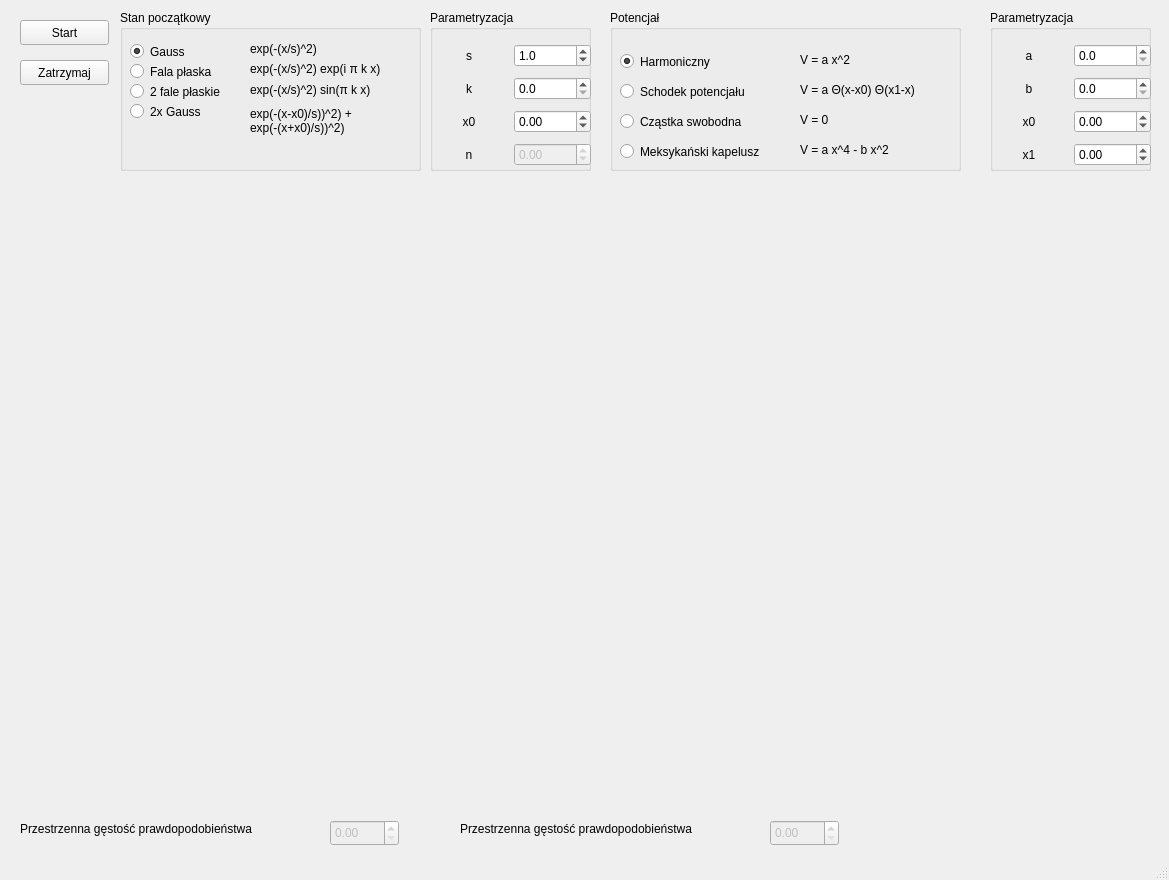
<?xml version="1.0" encoding="UTF-8"?>
<ui version="4.0">
 <class>MainWindow</class>
 <widget class="QMainWindow" name="MainWindow">
  <property name="enabled">
   <bool>true</bool>
  </property>
  <property name="geometry">
   <rect>
    <x>0</x>
    <y>0</y>
    <width>1169</width>
    <height>880</height>
   </rect>
  </property>
  <property name="windowTitle">
   <string>MainWindow</string>
  </property>
  <widget class="QWidget" name="centralwidget">
   <widget class="QCustomPlot" name="dens_plot" native="true">
    <property name="geometry">
     <rect>
      <x>20</x>
      <y>340</y>
      <width>1131</width>
      <height>151</height>
     </rect>
    </property>
   </widget>
   <widget class="QPushButton" name="startButton">
    <property name="geometry">
     <rect>
      <x>20</x>
      <y>20</y>
      <width>89</width>
      <height>25</height>
     </rect>
    </property>
    <property name="text">
     <string>Start</string>
    </property>
   </widget>
   <widget class="QPushButton" name="stopButton">
    <property name="geometry">
     <rect>
      <x>20</x>
      <y>60</y>
      <width>89</width>
      <height>25</height>
     </rect>
    </property>
    <property name="text">
     <string>Zatrzymaj</string>
    </property>
   </widget>
   <widget class="QCustomPlot" name="re_plot" native="true">
    <property name="geometry">
     <rect>
      <x>20</x>
      <y>180</y>
      <width>1131</width>
      <height>151</height>
     </rect>
    </property>
   </widget>
   <widget class="QCustomPlot" name="energy_plot" native="true">
    <property name="geometry">
     <rect>
      <x>20</x>
      <y>500</y>
      <width>1131</width>
      <height>151</height>
     </rect>
    </property>
   </widget>
   <widget class="QGroupBox" name="groupBox">
    <property name="geometry">
     <rect>
      <x>610</x>
      <y>10</y>
      <width>351</width>
      <height>161</height>
     </rect>
    </property>
    <property name="title">
     <string>Potencjał</string>
    </property>
    <widget class="QRadioButton" name="harmonic_potential">
     <property name="geometry">
      <rect>
       <x>10</x>
       <y>40</y>
       <width>321</width>
       <height>23</height>
      </rect>
     </property>
     <property name="text">
      <string>Harmoniczny</string>
     </property>
     <property name="checked">
      <bool>true</bool>
     </property>
    </widget>
    <widget class="QRadioButton" name="step_potential">
     <property name="geometry">
      <rect>
       <x>10</x>
       <y>70</y>
       <width>321</width>
       <height>23</height>
      </rect>
     </property>
     <property name="text">
      <string>Schodek potencjału</string>
     </property>
    </widget>
    <widget class="QRadioButton" name="free_particle_potential">
     <property name="geometry">
      <rect>
       <x>10</x>
       <y>100</y>
       <width>321</width>
       <height>23</height>
      </rect>
     </property>
     <property name="text">
      <string>Cząstka swobodna</string>
     </property>
    </widget>
    <widget class="QRadioButton" name="mexican_hat_potential">
     <property name="geometry">
      <rect>
       <x>10</x>
       <y>130</y>
       <width>321</width>
       <height>23</height>
      </rect>
     </property>
     <property name="text">
      <string>Meksykański kapelusz </string>
     </property>
    </widget>
    <widget class="QLabel" name="label">
     <property name="geometry">
      <rect>
       <x>190</x>
       <y>130</y>
       <width>131</width>
       <height>20</height>
      </rect>
     </property>
     <property name="text">
      <string>V = a x^4 - b x^2</string>
     </property>
    </widget>
    <widget class="QLabel" name="label_3">
     <property name="geometry">
      <rect>
       <x>190</x>
       <y>100</y>
       <width>131</width>
       <height>20</height>
      </rect>
     </property>
     <property name="text">
      <string>V = 0</string>
     </property>
    </widget>
    <widget class="QLabel" name="label_4">
     <property name="geometry">
      <rect>
       <x>190</x>
       <y>70</y>
       <width>161</width>
       <height>20</height>
      </rect>
     </property>
     <property name="text">
      <string>V = a Θ(x-x0) Θ(x1-x)</string>
     </property>
    </widget>
    <widget class="QLabel" name="label_5">
     <property name="geometry">
      <rect>
       <x>190</x>
       <y>40</y>
       <width>131</width>
       <height>20</height>
      </rect>
     </property>
     <property name="text">
      <string>V = a x^2</string>
     </property>
    </widget>
   </widget>
   <widget class="QGroupBox" name="groupBox_2">
    <property name="geometry">
     <rect>
      <x>120</x>
      <y>10</y>
      <width>301</width>
      <height>161</height>
     </rect>
    </property>
    <property name="title">
     <string>Stan początkowy</string>
    </property>
    <widget class="QRadioButton" name="gauss">
     <property name="geometry">
      <rect>
       <x>10</x>
       <y>30</y>
       <width>112</width>
       <height>23</height>
      </rect>
     </property>
     <property name="text">
      <string>Gauss</string>
     </property>
     <property name="checked">
      <bool>true</bool>
     </property>
    </widget>
    <widget class="QRadioButton" name="gauss_sine">
     <property name="geometry">
      <rect>
       <x>10</x>
       <y>70</y>
       <width>161</width>
       <height>23</height>
      </rect>
     </property>
     <property name="text">
      <string>2 fale płaskie</string>
     </property>
    </widget>
    <widget class="QRadioButton" name="gauss_planewave">
     <property name="geometry">
      <rect>
       <x>10</x>
       <y>50</y>
       <width>151</width>
       <height>23</height>
      </rect>
     </property>
     <property name="text">
      <string>Fala płaska</string>
     </property>
    </widget>
    <widget class="QRadioButton" name="gauss_pair">
     <property name="geometry">
      <rect>
       <x>10</x>
       <y>90</y>
       <width>181</width>
       <height>23</height>
      </rect>
     </property>
     <property name="text">
      <string>2x Gauss</string>
     </property>
    </widget>
    <widget class="QLabel" name="label_13">
     <property name="geometry">
      <rect>
       <x>130</x>
       <y>30</y>
       <width>151</width>
       <height>17</height>
      </rect>
     </property>
     <property name="text">
      <string>exp(-(x/s)^2)</string>
     </property>
    </widget>
    <widget class="QLabel" name="label_14">
     <property name="geometry">
      <rect>
       <x>130</x>
       <y>50</y>
       <width>161</width>
       <height>17</height>
      </rect>
     </property>
     <property name="text">
      <string>exp(-(x/s)^2) exp(i π k x)</string>
     </property>
    </widget>
    <widget class="QLabel" name="label_15">
     <property name="geometry">
      <rect>
       <x>130</x>
       <y>70</y>
       <width>151</width>
       <height>20</height>
      </rect>
     </property>
     <property name="text">
      <string>exp(-(x/s)^2) sin(π k x)</string>
     </property>
    </widget>
    <widget class="QLabel" name="label_16">
     <property name="geometry">
      <rect>
       <x>130</x>
       <y>90</y>
       <width>161</width>
       <height>41</height>
      </rect>
     </property>
     <property name="text">
      <string>exp(-(x-x0)/s))^2) +
exp(-(x+x0)/s))^2)</string>
     </property>
    </widget>
   </widget>
   <widget class="QCustomPlot" name="fourier_plot" native="true">
    <property name="geometry">
     <rect>
      <x>20</x>
      <y>660</y>
      <width>1131</width>
      <height>151</height>
     </rect>
    </property>
   </widget>
   <widget class="QGroupBox" name="groupBox_3">
    <property name="geometry">
     <rect>
      <x>990</x>
      <y>10</y>
      <width>161</width>
      <height>161</height>
     </rect>
    </property>
    <property name="title">
     <string>Parametryzacja</string>
    </property>
    <widget class="QWidget" name="gridLayoutWidget">
     <property name="geometry">
      <rect>
       <x>0</x>
       <y>30</y>
       <width>161</width>
       <height>131</height>
      </rect>
     </property>
     <layout class="QGridLayout" name="gridLayout">
      <item row="1" column="1">
       <widget class="QDoubleSpinBox" name="potential_b">
        <property name="decimals">
         <number>1</number>
        </property>
        <property name="maximum">
         <double>1000.000000000000000</double>
        </property>
       </widget>
      </item>
      <item row="3" column="1">
       <widget class="QDoubleSpinBox" name="potential_x1">
        <property name="minimum">
         <double>-5.000000000000000</double>
        </property>
        <property name="maximum">
         <double>5.000000000000000</double>
        </property>
        <property name="singleStep">
         <double>0.500000000000000</double>
        </property>
       </widget>
      </item>
      <item row="0" column="1">
       <widget class="QDoubleSpinBox" name="potential_a">
        <property name="decimals">
         <number>1</number>
        </property>
        <property name="maximum">
         <double>1000.000000000000000</double>
        </property>
       </widget>
      </item>
      <item row="2" column="1">
       <widget class="QDoubleSpinBox" name="potential_x0">
        <property name="minimum">
         <double>-5.000000000000000</double>
        </property>
        <property name="maximum">
         <double>5.000000000000000</double>
        </property>
        <property name="singleStep">
         <double>0.500000000000000</double>
        </property>
       </widget>
      </item>
      <item row="1" column="0">
       <widget class="QLabel" name="label_2">
        <property name="text">
         <string>b</string>
        </property>
        <property name="alignment">
         <set>Qt::AlignCenter</set>
        </property>
       </widget>
      </item>
      <item row="0" column="0">
       <widget class="QLabel" name="label_6">
        <property name="text">
         <string>a</string>
        </property>
        <property name="alignment">
         <set>Qt::AlignCenter</set>
        </property>
       </widget>
      </item>
      <item row="2" column="0">
       <widget class="QLabel" name="label_7">
        <property name="text">
         <string>x0</string>
        </property>
        <property name="alignment">
         <set>Qt::AlignCenter</set>
        </property>
       </widget>
      </item>
      <item row="3" column="0">
       <widget class="QLabel" name="label_8">
        <property name="text">
         <string>x1</string>
        </property>
        <property name="alignment">
         <set>Qt::AlignCenter</set>
        </property>
       </widget>
      </item>
     </layout>
    </widget>
   </widget>
   <widget class="QGroupBox" name="groupBox_4">
    <property name="geometry">
     <rect>
      <x>430</x>
      <y>10</y>
      <width>161</width>
      <height>161</height>
     </rect>
    </property>
    <property name="title">
     <string>Parametryzacja</string>
    </property>
    <widget class="QWidget" name="gridLayoutWidget_2">
     <property name="geometry">
      <rect>
       <x>0</x>
       <y>30</y>
       <width>161</width>
       <height>131</height>
      </rect>
     </property>
     <layout class="QGridLayout" name="gridLayout_2">
      <item row="1" column="1">
       <widget class="QDoubleSpinBox" name="wavefunction_k">
        <property name="decimals">
         <number>1</number>
        </property>
        <property name="maximum">
         <double>100.000000000000000</double>
        </property>
        <property name="singleStep">
         <double>0.500000000000000</double>
        </property>
       </widget>
      </item>
      <item row="3" column="1">
       <widget class="QDoubleSpinBox" name="wavefunction_x1">
        <property name="enabled">
         <bool>false</bool>
        </property>
        <property name="minimum">
         <double>-5.000000000000000</double>
        </property>
        <property name="maximum">
         <double>5.000000000000000</double>
        </property>
        <property name="singleStep">
         <double>0.500000000000000</double>
        </property>
       </widget>
      </item>
      <item row="0" column="1">
       <widget class="QDoubleSpinBox" name="wavefunction_s">
        <property name="decimals">
         <number>1</number>
        </property>
        <property name="maximum">
         <double>100.000000000000000</double>
        </property>
        <property name="singleStep">
         <double>0.200000000000000</double>
        </property>
        <property name="value">
         <double>1.000000000000000</double>
        </property>
       </widget>
      </item>
      <item row="2" column="1">
       <widget class="QDoubleSpinBox" name="wavefunction_x0">
        <property name="minimum">
         <double>-5.000000000000000</double>
        </property>
        <property name="maximum">
         <double>5.000000000000000</double>
        </property>
        <property name="singleStep">
         <double>0.500000000000000</double>
        </property>
       </widget>
      </item>
      <item row="1" column="0">
       <widget class="QLabel" name="label_9">
        <property name="text">
         <string>k</string>
        </property>
        <property name="alignment">
         <set>Qt::AlignCenter</set>
        </property>
       </widget>
      </item>
      <item row="0" column="0">
       <widget class="QLabel" name="label_10">
        <property name="text">
         <string>s</string>
        </property>
        <property name="alignment">
         <set>Qt::AlignCenter</set>
        </property>
       </widget>
      </item>
      <item row="2" column="0">
       <widget class="QLabel" name="label_11">
        <property name="text">
         <string>x0</string>
        </property>
        <property name="alignment">
         <set>Qt::AlignCenter</set>
        </property>
       </widget>
      </item>
      <item row="3" column="0">
       <widget class="QLabel" name="label_12">
        <property name="text">
         <string>n</string>
        </property>
        <property name="alignment">
         <set>Qt::AlignCenter</set>
        </property>
       </widget>
      </item>
     </layout>
    </widget>
   </widget>
   <widget class="QLabel" name="label_17">
    <property name="geometry">
     <rect>
      <x>20</x>
      <y>820</y>
      <width>301</width>
      <height>17</height>
     </rect>
    </property>
    <property name="text">
     <string>Przestrzenna gęstość prawdopodobieństwa</string>
    </property>
   </widget>
   <widget class="QLabel" name="label_20">
    <property name="geometry">
     <rect>
      <x>460</x>
      <y>820</y>
      <width>301</width>
      <height>17</height>
     </rect>
    </property>
    <property name="text">
     <string>Przestrzenna gęstość prawdopodobieństwa</string>
    </property>
   </widget>
   <widget class="QDoubleSpinBox" name="spatial_density">
    <property name="enabled">
     <bool>false</bool>
    </property>
    <property name="geometry">
     <rect>
      <x>330</x>
      <y>820</y>
      <width>69</width>
      <height>26</height>
     </rect>
    </property>
   </widget>
   <widget class="QDoubleSpinBox" name="momentum_density">
    <property name="enabled">
     <bool>false</bool>
    </property>
    <property name="geometry">
     <rect>
      <x>770</x>
      <y>820</y>
      <width>69</width>
      <height>26</height>
     </rect>
    </property>
   </widget>
  </widget>
  <widget class="QStatusBar" name="statusbar"/>
 </widget>
 <customwidgets>
  <customwidget>
   <class>QCustomPlot</class>
   <extends>QWidget</extends>
   <header>qcustomplot.h</header>
   <container>1</container>
  </customwidget>
 </customwidgets>
 <resources/>
 <connections/>
</ui>
